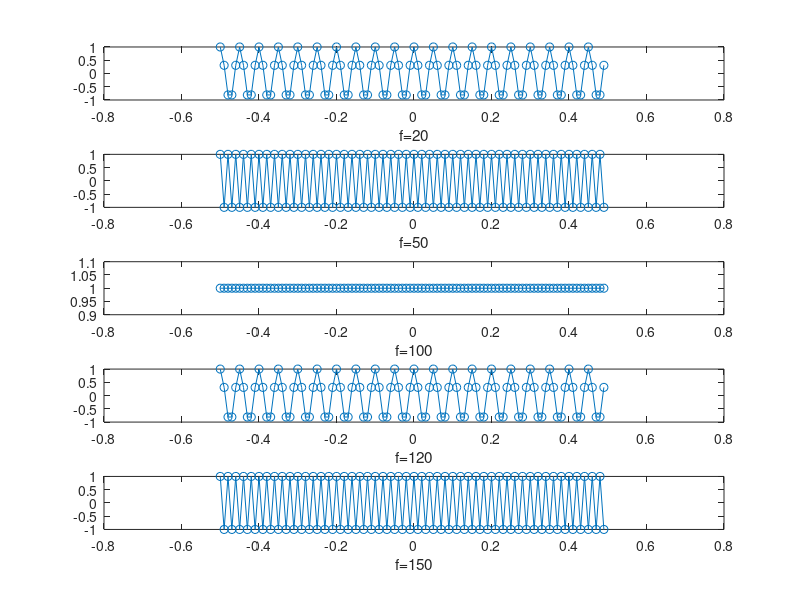

Recreate this plot in MATLAB.
%a)
t = -0.5:0.01:0.49;
length(t)
degrau =  t >= 0;
plot(degrau)

%b)
t = -0.5:0.01:0.49;
degrau =  t >= 0;

y = -2;
exponencial = exp(y*t);

f = 2;
sinusoidal = cos(2*pi*f*t);

subplot(3,1,1)
plot(t,degrau,"o-")
xlabel('Degrau')
subplot(3,1,2)
plot(t,sinusoidal,"o-")
xlabel('Sinusoidal')
subplot(3,1,3)
plot(t,exponencial,"o-")
xlabel('exponencial')

%c)
y1 = -2;
exponencial1 = exp(y1*t);
y2 = 2
exponencial2 = exp(y2*t);

subplot(2,1,1)
plot(t,exponencial1,"o-")
xlabel('y<0')
subplot(2,1,2)
plot(t,exponencial2,"o-")
xlabel('y>0')

%d)
t = -0.5:0.01:0.49 
f = 2;
sinusoidal = cos(2*pi*f*t);


subplot(5,1,1)
plot(t,cos(2*pi*20*t),"o-")
xlabel('f=20')
subplot(5,1,2)
plot(t,cos(2*pi*50*t),"o-")
xlabel('f=50')
subplot(5,1,3)
plot(t,cos(2*pi*100*t),"o-")
xlabel('f=100')
subplot(5,1,4)
plot(t,cos(2*pi*120*t),"o-")
xlabel('f=120')
subplot(5,1,5)
plot(t,cos(2*pi*150*t),"o-")
xlabel('f=150')

